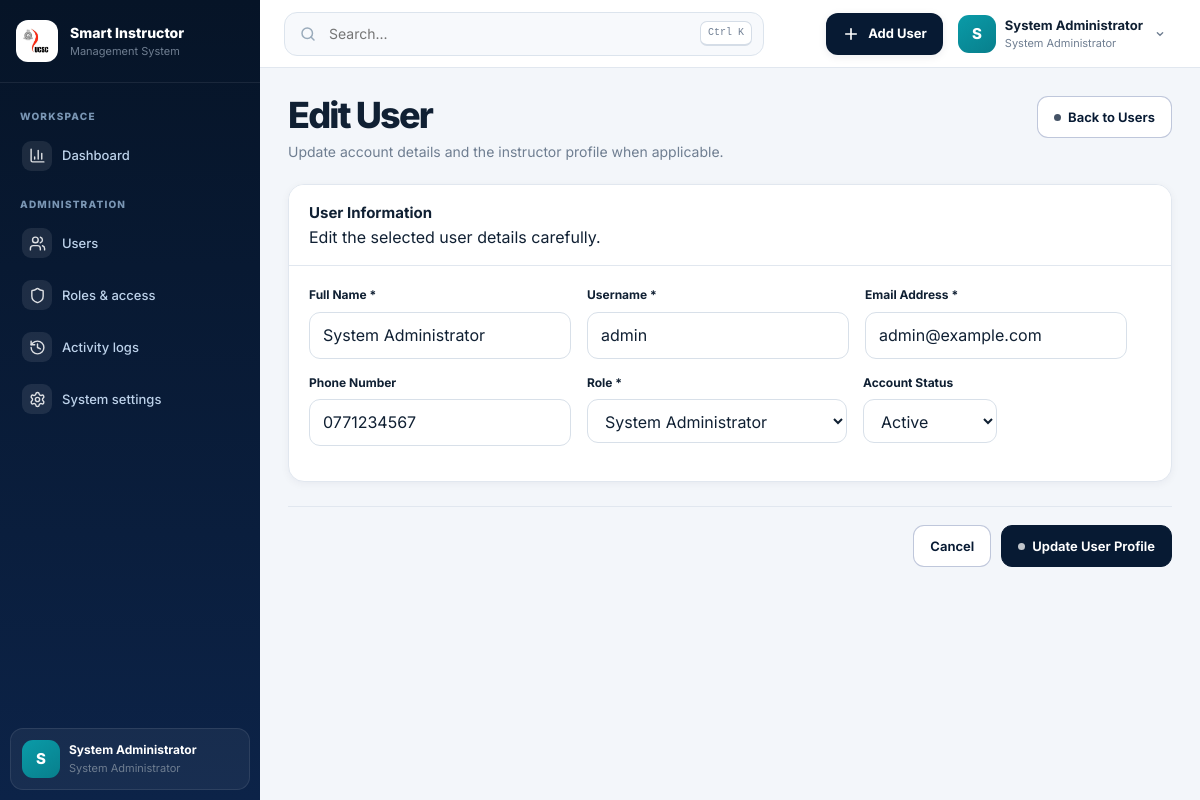
/admin/edit_user.php?id=1 (signed in), run on an earlier commit of the app's database.
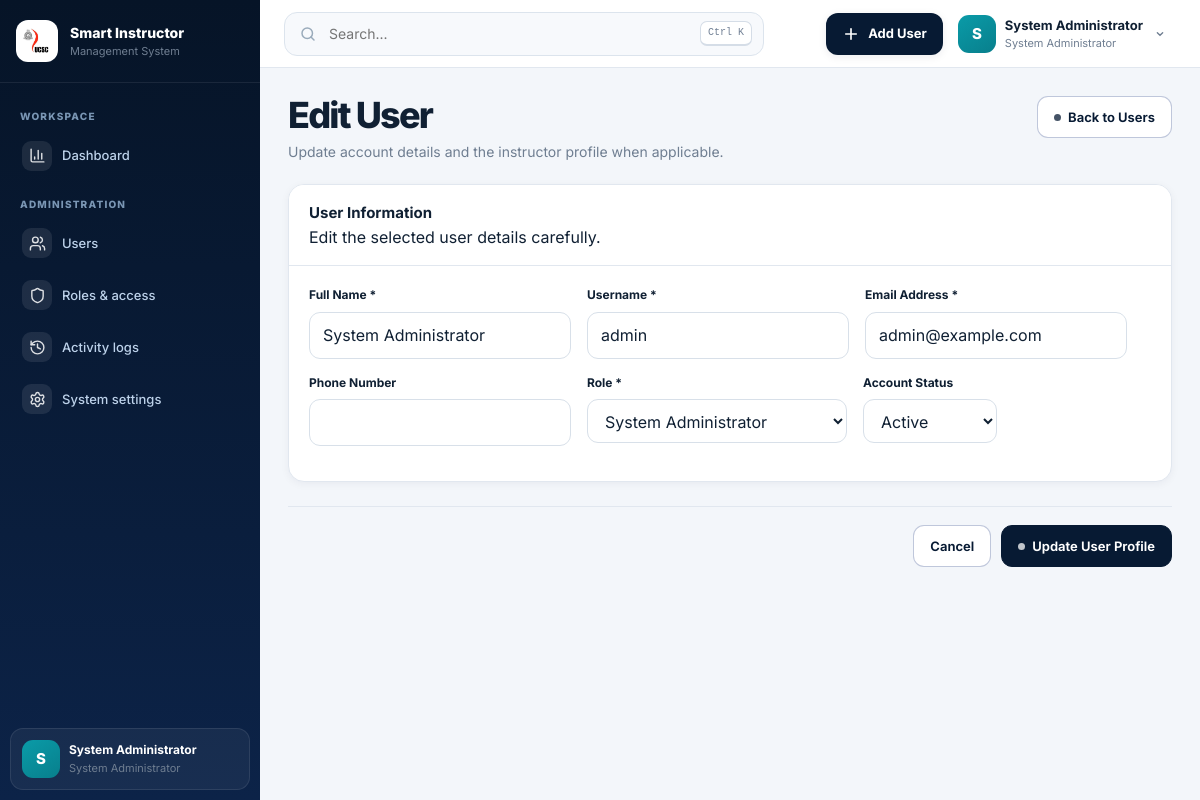
And on a later commit of the database.
### tables this page shows
CREATE TABLE `users` (
  `id` int(11) NOT NULL,
  `username` varchar(50) NOT NULL,
  `email` varchar(100) NOT NULL,
  `password` varchar(255) NOT NULL,
  `full_name` varchar(150) NOT NULL,
  `role_id` int(11) NOT NULL,
  `status` enum('active','inactive','suspended') DEFAULT 'active',
  `phone` varchar(20) DEFAULT NULL,
  `avatar_url` varchar(255) DEFAULT NULL,
  `created_at` timestamp NOT NULL DEFAULT current_timestamp(),
  `updated_at` timestamp NOT NULL DEFAULT current_timestamp() ON UPDATE current_timestamp()
);

CREATE TABLE `roles` (
  `id` int(11) NOT NULL,
  `role_name` varchar(100) NOT NULL,
  `description` text DEFAULT NULL,
  `created_at` timestamp NOT NULL DEFAULT current_timestamp()
);

### config/config.php (called while the page is built, shortened)
<?php
if (!function_exists('app_url')) {
    function app_url(string $path = ''): string {
        $path = ltrim($path, '/');
        return $path === '' ? SITE_URL : SITE_URL . '/' . $path;
    }
}

### includes/auth.php (called while the page is built, shortened)
<?php
require_once __DIR__ . '/../config/config.php';
require_once __DIR__ . '/../config/db.php';
function isLoggedIn() {
    return isset($_SESSION['user_id']) && !empty($_SESSION['user_id']);
}
function getCurrentUser() {
    global $pdo;
    static $cachedUser = null;
    if ($cachedUser === null) {
        $stmt = $pdo->prepare("SELECT u.*, r.role_name FROM users u JOIN roles r ON u.role_id = r.id WHERE u.id = ? LIMIT 1");
        $stmt->execute([$_SESSION['user_id']]);
        $cachedUser = $stmt->fetch();
    }
    return $cachedUser;
}
function getCurrentRoleId() {
    return isset($_SESSION['role_id']) ? (int)$_SESSION['role_id'] : null;
}
?>

### admin/edit_user.php (the view, shortened to what the changed rows need)
<?php
require_once __DIR__ . '/../config/config.php';
require_once __DIR__ . '/../config/db.php';
require_once __DIR__ . '/../includes/auth.php';
require_once __DIR__ . '/../includes/functions.php';
require_once __DIR__ . '/../includes/dashboard_ui.php';
$userId = (int)($_GET['id'] ?? 0);
$stmt = $pdo->prepare('SELECT * FROM users WHERE id = ?');
$stmt->execute([$userId]);
$user = $stmt->fetch(PDO::FETCH_ASSOC);
$stmt = $pdo->prepare('SELECT * FROM instructors WHERE user_id = ?');
$stmt->execute([$userId]);
$instructorProfile = $stmt->fetch(PDO::FETCH_ASSOC);
try {
    $roles = $pdo->query('SELECT id, role_name FROM roles ORDER BY role_name')->fetchAll(PDO::FETCH_ASSOC);
} catch (PDOException $e) {
    error_log('Edit User form: ' . $e->getMessage());
    $error = 'Unable to load form options. Please try again.';
    $roles = $departments = $streams = [];
    $employeeIdShown = $instructorProfile['employee_id'] ?? '';
}
include __DIR__ . '/../includes/header.php';
?>
<div class="page-toolbar">
    <div><h1>Edit User</h1><p>Update account details and the instructor profile when applicable.</p></div>
</div>
<form method="POST" action="">
    <div class="card admin-form-card mb-4">
        <div class="card-body"><div class="row g-4">
            <div class="col-lg-6"><label class="form-label" for="full_name">Full Name <span class="text-danger">*</span></label><input id="full_name" type="text" name="full_name" class="form-control" maxlength="150" required value="<?= htmlspecialchars($_POST['full_name'] ?? $user['full_name']) ?>"></div>
            <div class="col-lg-6"><label class="form-label" for="username">Username <span class="text-danger">*</span></label><input id="username" type="text" name="username" class="form-control" maxlength="50" required value="<?= htmlspecialchars($_POST['username'] ?? $user['username']) ?>"></div>
            <div class="col-lg-6"><label class="form-label" for="email">Email Address <span class="text-danger">*</span></label><input id="email" type="email" name="email" class="form-control" maxlength="100" required value="<?= htmlspecialchars($_POST['email'] ?? $user['email']) ?>"></div>
            <div class="col-lg-6"><label class="form-label" for="phone">Phone Number</label><input id="phone" type="text" name="phone" class="form-control" maxlength="20" value="<?= htmlspecialchars($_POST['phone'] ?? ($user['phone'] ?? '')) ?>"></div>
            <div class="col-lg-6"><label class="form-label" for="role_id">Role <span class="text-danger">*</span></label><select id="role_id" name="role_id" class="form-select" required><?php $selectedRole = (int)($_POST['role_id'] ?? $user['role_id']); foreach ($roles as $role): ?><option value="<?= (int)$role['id'] ?>" <?= $selectedRole === (int)$role['id'] ? 'selected' : '' ?>><?= htmlspecialchars(ucwords(str_replace('_', ' ', $role['role_name']))) ?></option><?php endforeach; ?></select></div>
            <div class="col-lg-6"><label class="form-label" for="status">Account Status</label><select id="status" name="status" class="form-select"><?php $selectedStatus = $_POST['status'] ?? $user['status']; foreach (['active' => 'Active', 'inactive' => 'Inactive', 'suspended' => 'Suspended'] as $value => $label): ?><option value="<?= $value ?>" <?= $selectedStatus === $value ? 'selected' : '' ?>><?= $label ?></option><?php endforeach; ?></select></div>
        </div></div>
    </div>
</form>
<?php include __DIR__ . '/../includes/footer.php'; ?>

### includes/sidebar.php (shortened to what the changed rows need)
<?php
require_once __DIR__ . '/../config/config.php';
require_once __DIR__ . '/auth.php';
$currentRole = (int)getCurrentRoleId();
$currentPage = basename($_SERVER['PHP_SELF'] ?? '');
$currentUser = getCurrentUser() ?: [];
if (!function_exists('sidebar_link')) {
    function sidebar_link(string $path, string $label, string $icon, string $currentPage): void {
        $active = basename($path) === $currentPage ? ' active' : '';
        $iconUrl = app_url('assets/icons/' . $icon . '.svg');
        echo '<li><a class="sidebar-link' . $active . '" href="' . htmlspecialchars(app_url($path)) . '">';
        echo '<span class="sidebar-icon"><img src="' . htmlspecialchars($iconUrl) . '" alt=""></span>';
        echo '<span>' . htmlspecialchars($label) . '</span></a></li>';
    }
}
?>
<aside class="sidebar" id="sidebar">
  <div class="sidebar-head">
    <span class="sidebar-emblem"><img src="<?= app_url('assets/images/ucsc-logo.png') ?>" alt="UCSC"></span>
    <div><strong>Smart Instructor</strong><small>Management System</small></div>
  </div>
  <nav aria-label="Main navigation">
    <p class="sidebar-label">Workspace</p>
    <ul class="sidebar-nav">
      <?php
      $dashMap = [
        ROLE_ADMIN => 'admin/dashboard.php',
        ROLE_INSTRUCTOR => 'instructor/dashboard.php',
        ROLE_COORDINATOR => 'coordinator/dashboard.php',
        ROLE_CHIEF_COORDINATOR => 'chief_coordinator/dashboard.php',
        ROLE_NON_ACADEMIC => 'non_academic/dashboard.php',
        ROLE_PROJECT_COORDINATOR => 'project_coordinator/coordinator_dashboard.php',
        ROLE_DIRECTOR => 'director/dashboard.php'
      ];
      sidebar_link($dashMap[$currentRole] ?? 'index.php', 'Dashboard', 'chart-column', $currentPage);
      if ($currentRole === ROLE_ADMIN) {
        echo '<p class="sidebar-label">Administration</p>';
      }
      ?>
    </ul>
  </nav>
  <div class="sidebar-user">
    <span class="avatar"><?= htmlspecialchars(strtoupper(substr((string)($currentUser['full_name'] ?? 'U'), 0, 1))) ?></span>
    <span><strong><?= htmlspecialchars($currentUser['full_name'] ?? 'UCSC User') ?></strong><small><?= htmlspecialchars($currentUser['role_name'] ?? 'System User') ?></small></span>
  </div>
</aside>

### includes/navbar.php (shortened to what the changed rows need)
<?php
$roleId = function_exists('getCurrentRoleId') ? (int)getCurrentRoleId() : 0;
$userAvatarUrl = !empty($_SESSION['avatar_url']) ? app_url($_SESSION['avatar_url']) : (!empty($currentUser['avatar_url']) ? app_url($currentUser['avatar_url']) : null);
$cleanName = trim(preg_replace('/^(Dr\.|Prof\.|Mr\.|Mrs\.|Ms\.)\s+/i', '', $displayName ?? 'User'));
$firstInitial = mb_substr($cleanName, 0, 1);
?>
<header class="topbar">
  <div class="topbar-inner">
    <div class="topbar-left">
      <div class="global-search" role="search">
        <svg viewBox="0 0 24 24" fill="none" stroke="currentColor" stroke-width="2" stroke-linecap="round"><circle cx="11" cy="11" r="7"/><path d="m20 20-4-4"/></svg>
        <input id="globalSearch" type="search" placeholder="Search..." aria-label="Search this page">
        <kbd>Ctrl K</kbd>
      </div>
    </div>
    <div class="top-actions">
      <?php if ($roleId === ROLE_ADMIN): ?>
      <div class="menu-wrap">
        <button class="primary-action" type="button" data-menu-button="quickMenu" aria-expanded="false">
          <svg viewBox="0 0 24 24" fill="none" stroke="currentColor" stroke-width="2.2" stroke-linecap="round"><path d="M12 5v14M5 12h14"/></svg>
          <span>Add User</span>
        </button>
      </div>
      <?php endif; ?>
      <div class="menu-wrap">
        <button class="profile-button" type="button" data-menu-button="profileMenu" aria-expanded="false">
          <?= sic_user_avatar($userAvatarUrl, $firstInitial, 'avatar') ?>
          <span class="profile-copy">
            <strong><?= htmlspecialchars($displayName) ?></strong>
            <small><?= htmlspecialchars($roleName) ?></small>
          </span>
          <svg class="chevron" viewBox="0 0 24 24" fill="none" stroke="currentColor" stroke-width="2" stroke-linecap="round"><path d="m8 10 4 4 4-4"/></svg>
        </button>
      </div>
    </div>
  </div>
</header>

### includes/functions.php (shortened to what the changed rows need)
<?php
require_once __DIR__ . '/../config/config.php';
require_once __DIR__ . '/../config/db.php';
require_once __DIR__ . '/auth.php';
function sic_user_avatar(?string $avatarUrl, string $fallbackInitial = 'U', string $class = 'avatar'): string {
    $class = htmlspecialchars($class, ENT_QUOTES, 'UTF-8');
    $initial = htmlspecialchars(mb_strtoupper($fallbackInitial !== '' ? mb_substr($fallbackInitial, 0, 1) : 'U'), ENT_QUOTES, 'UTF-8');
    return '<span class="' . $class . '">' . $initial . '</span>';
}

What changed in the data, as far as the page shows it:
changed users "System Administrator": phone "0771234567" → (not shown)
